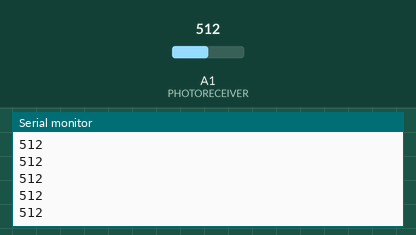
This sketch was run on a simulated Arduino Uno, built with avr-gcc and run on an emulated ATmega328P. On the bench: the last lines printed to the serial monitor. Inputs (shaded band) come from the test bench; at power-on: A1 (PHOTORECEIVER) = 512.

Above: at 1.2 s.
1.3 s: A1 (PHOTORECEIVER) set to 716
At 1.31 s:
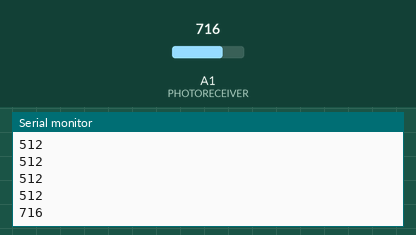
2.8 s: A1 (PHOTORECEIVER) set to 900
At 2.81 s:
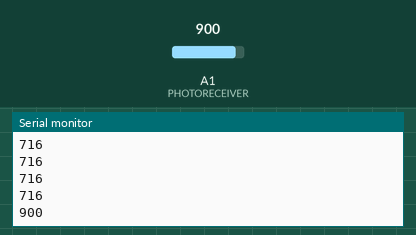
Timing chart, 0 to 5.8 s (numbered marks = the images above; inputs shaded):
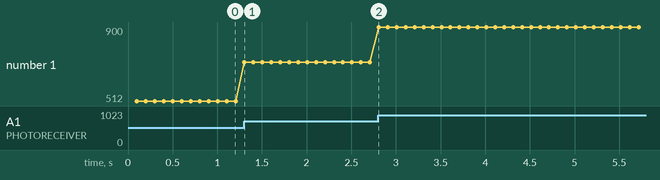

The sketch:

LASER.ino
```cpp
#define LASERPIN 13
#define PHOTORECEIVER A1

int light = 0;
void setup()
{
//  pinMode (LASERPIN, OUTPUT);  //define laser POWER pin as D2
  pinMode (PHOTORECEIVER, INPUT); //define status ON/OFF
  Serial.begin(9600);
}

void loop()
{
//  digitalWrite(LASERPIN,HIGH);  //open laser head
//  delay(1000);
//  digitalWrite(LASERPIN,LOW);  //close laser head
  delay(100);
  light = analogRead(PHOTORECEIVER);
  Serial.println(light,DEC);
}
```

Measured:
- after the input at 1.3 s, the serial monitor: prints a new line at once (image 1)
- after the input at 2.8 s, the serial monitor: prints a new line at once (image 2)
- plotted number 1: 512 → 716 after the input at 1.3 s, 716 → 900 after the input at 2.8 s
